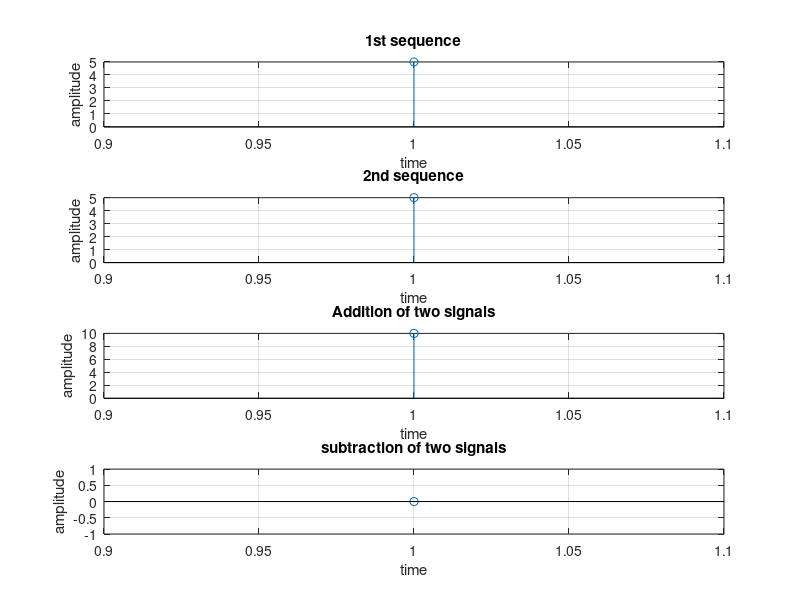

Source code (MATLAB):
clc;
clear;
close all;

%%
x=input('enter the 1st sequence:');
y=input('enter the 2nd sequence:');

%%
subplot(4,1,1);
stem(x);
xlabel('time');
ylabel('amplitude');
title('1st sequence');
grid on;

subplot(4,1,2);
stem(y);
xlabel('time');
ylabel('amplitude');
title('2nd sequence');
grid on;

%%
z=x+y;
subplot(4,1,3);
stem(z);
xlabel('time');
ylabel('amplitude');
title('Addition of two signals');
grid on;

w=x-y;
subplot(4,1,4);
stem(w);
xlabel('time');
ylabel('amplitude');
title('subtraction of two signals');
grid on;
